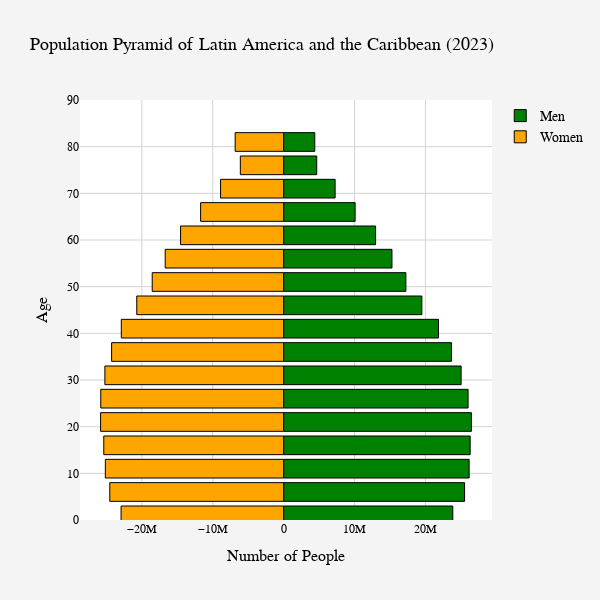
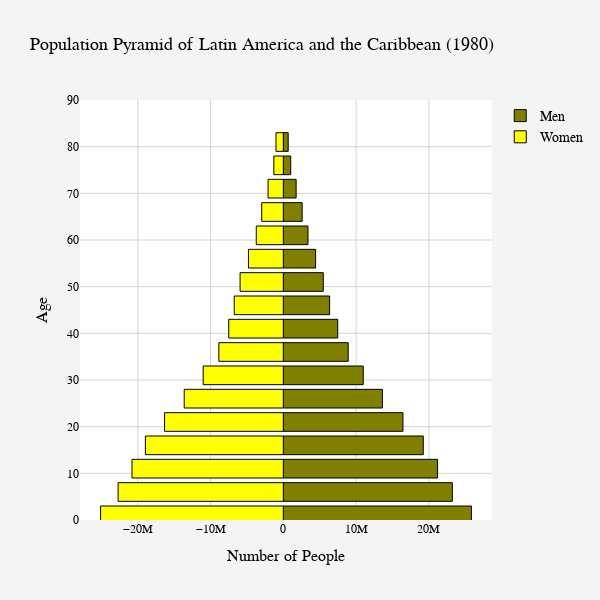

Notebook cell for these charts, in order:
### Code cell
# Regional Context
    # All of Latin America & the Caribbean (TLA)

ages = []
for a in range(0,80,5):
    ages.append(f"{a:02d}"+f"{a+4:02d}")

ages.append("80UP")

country_choice_2 = "TLA"
LA_caribbean = wbdata.get_dataframe(categories,country=country_choice_2)

# Creating a population pyramid
py.init_notebook_mode(connected=True)

layout_LA_caribbean = go.Layout(
    title="Population Pyramid of Latin America and the Caribbean (1980)",
    title_font=dict(size=18, color='black'),
    barmode='overlay',
    width=600,
    height=600,
    paper_bgcolor='#f4f4f4',
    plot_bgcolor='#ffffff',
    font=dict(family="Arial, sans-serif", size=14, color="black"),
    xaxis=dict(
        title='Number of People',
        title_font=dict(size=16),
        tickfont=dict(size=12),
        gridcolor='lightgray'
    ),
    yaxis=dict(
        range=[0, 90],
        title='Age',
        title_font=dict(size=16),
        tickfont=dict(size=12),
        gridcolor='lightgray'
    ),
    showlegend=True
)

bins_LA_caribbean = [go.Bar(x = LA_caribbean.loc[str(1980),:].filter(regex="Male").values,
               y = [int(s[:2])+1 for s in ages],
               orientation='h',
               name='Men',
               marker=dict(color='olive', line=dict(color='black', width=1)),
               hoverinfo='skip'
               ),

        go.Bar(x = -LA_caribbean.loc[str(1980),:].filter(regex="Female").values,
               y = [int(s[:2])+1 for s in ages],
               orientation='h',
               name='Women',
               marker=dict(color='yellow', line=dict(color='black', width=1)),
               hoverinfo='skip',
               )
        ]

py.iplot(dict(data=bins_LA_caribbean, layout=layout_LA_caribbean))

### Figure 1 — Plotly figure (JSON) as saved in the notebook; plotly's stock layout.template omitted (floating-point values rounded to 4 significant figures)
{"data": [{"hoverinfo": "skip", "marker": {"color": "green", "line": {"color": "black", "width": 1}}, "name": "Men", "orientation": "h", "type": "bar", "x": [23862208, 25525186, 26166550, 26311425, 26485310, 26019051, 25033048, 23676457, 21845348, 19494938, 17244684, 15279069, 12971568, 10081282, 7263821, 4665008, 4390431], "y": [1, 6, 11, 16, 21, 26, 31, 36, 41, 46, 51, 56, 61, 66, 71, 76, 81]}, {"hoverinfo": "skip", "marker": {"color": "orange", "line": {"color": "black", "width": 1}}, "name": "Women", "orientation": "h", "type": "bar", "x": [-22934780, -24529189, -25154957, -25375114, -25822451, -25800251, -25216804, -24269977, -22901906, -20721065, -18542575, -16709194, -14541310, -11712498, -8898661, -6111010, -6840845], "y": [1, 6, 11, 16, 21, 26, 31, 36, 41, 46, 51, 56, 61, 66, 71, 76, 81]}], "layout": {"barmode": "overlay", "font": {"color": "black", "family": "Arial, sans-serif", "size": 14}, "height": 600, "paper_bgcolor": "#f4f4f4", "plot_bgcolor": "#ffffff", "showlegend": true, "title": {"font": {"color": "black", "size": 18}, "text": "Population Pyramid of Latin America and the Caribbean (2023)"}, "width": 600, "xaxis": {"gridcolor": "lightgray", "tickfont": {"size": 12}, "title": {"font": {"size": 16}, "text": "Number of People"}}, "yaxis": {"gridcolor": "lightgray", "range": [0, 90], "tickfont": {"size": 12}, "title": {"font": {"size": 16}, "text": "Age"}}}}

### Figure 2 — Plotly figure (JSON) as saved in the notebook; plotly's stock layout.template omitted (floating-point values rounded to 4 significant figures)
{"data": [{"hoverinfo": "skip", "marker": {"color": "olive", "line": {"color": "black", "width": 1}}, "name": "Men", "orientation": "h", "type": "bar", "x": [25842653, 23224190, 21195536, 19228253, 16437036, 13611331, 10979812, 8911698, 7472322, 6359867, 5486978, 4438168, 3386152, 2587678, 1757663, 1014546, 667758], "y": [1, 6, 11, 16, 21, 26, 31, 36, 41, 46, 51, 56, 61, 66, 71, 76, 81]}, {"hoverinfo": "skip", "marker": {"color": "yellow", "line": {"color": "black", "width": 1}}, "name": "Women", "orientation": "h", "type": "bar", "x": [-25111805, -22704682, -20798449, -18958520, -16322486, -13622819, -11015865, -8864947, -7506302, -6749967, -5944406, -4794757, -3720104, -2971889, -2098345, -1305939, -1012751], "y": [1, 6, 11, 16, 21, 26, 31, 36, 41, 46, 51, 56, 61, 66, 71, 76, 81]}], "layout": {"barmode": "overlay", "font": {"color": "black", "family": "Arial, sans-serif", "size": 14}, "height": 600, "paper_bgcolor": "#f4f4f4", "plot_bgcolor": "#ffffff", "showlegend": true, "title": {"font": {"color": "black", "size": 18}, "text": "Population Pyramid of Latin America and the Caribbean (1980)"}, "width": 600, "xaxis": {"gridcolor": "lightgray", "tickfont": {"size": 12}, "title": {"font": {"size": 16}, "text": "Number of People"}}, "yaxis": {"gridcolor": "lightgray", "range": [0, 90], "tickfont": {"size": 12}, "title": {"font": {"size": 16}, "text": "Age"}}}}
